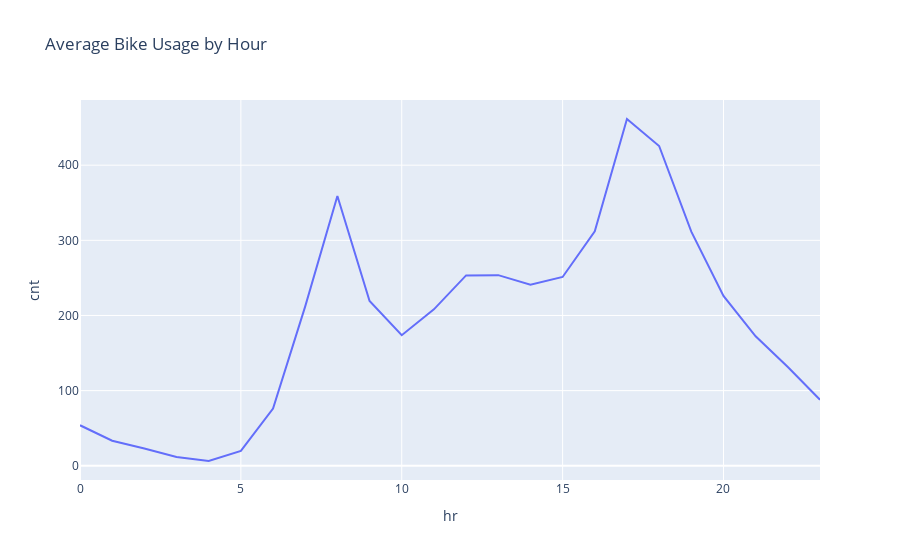
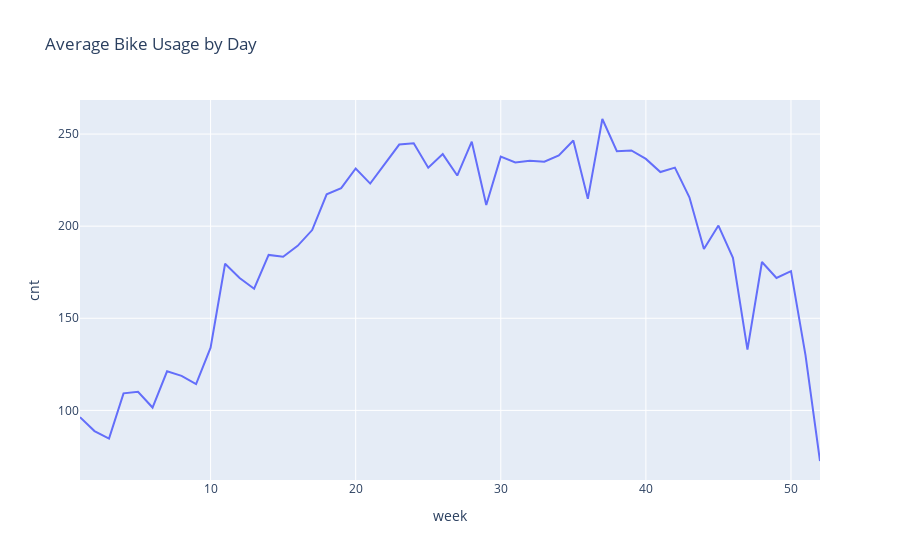
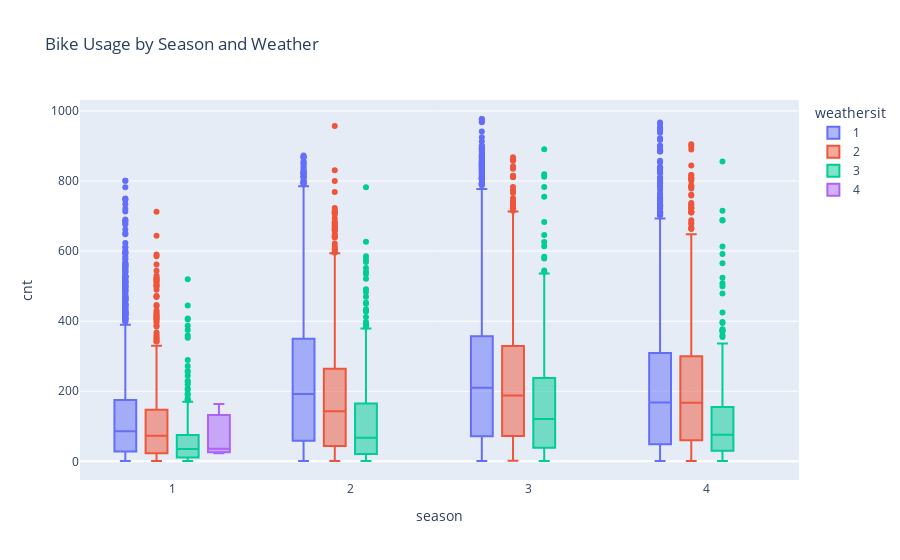

These figures' notebook cell, in order:
### Code cell
# Plot average bike usage by hour
hourly_usage = df.groupby('hr')['cnt'].mean().reset_index()
fig = px.line(hourly_usage, x='hr', y='cnt', title='Average Bike Usage by Hour')
fig.show()

# Plot average bike usage by week
hourly_usage = df.groupby('week')['cnt'].mean().reset_index()
fig = px.line(hourly_usage, x='week', y='cnt', title='Average Bike Usage by Day')
fig.show()

# Plot bike usage by season and weather
fig = px.box(df, x='season', y='cnt', color='weathersit', title='Bike Usage by Season and Weather')
fig.show()

# we see that hour cyclicality plays a role and seasonal as well
# this visually confirms our suspicions from before
# we also see that the heavy rain only happens in the first quarter of the year, perhaps the rain categorical will be redundant

### Figure 1 — Plotly figure (JSON) as saved in the notebook; plotly's stock layout.template omitted (floating-point values rounded to 4 significant figures)
{"data": [{"hovertemplate": "hr=%{x}<br>cnt=%{y}<extra></extra>", "legendgroup": "", "line": {"color": "#636efa", "dash": "solid"}, "marker": {"symbol": "circle"}, "mode": "lines", "name": "", "orientation": "v", "showlegend": false, "type": "scatter", "x": [0, 1, 2, 3, 4, 5, 6, 7, 8, 9, 10, 11, 12, 13, 14, 15, 16, 17, 18, 19, 20, 21, 22, 23], "xaxis": "x", "y": [53.9, 33.38, 22.87, 11.73, 6.353, 19.89, 76.04, 212.1, 359.0, 219.3, 173.7, 208.1, 253.3, 253.7, 240.9, 251.2, 312.0, 461.5, 425.5, 311.5, 226.0, 172.3, 131.3, 87.83], "yaxis": "y"}], "layout": {"legend": {"tracegroupgap": 0}, "title": {"text": "Average Bike Usage by Hour"}, "xaxis": {"anchor": "y", "domain": [0, 1], "title": {"text": "hr"}}, "yaxis": {"anchor": "x", "domain": [0, 1], "title": {"text": "cnt"}}}}

### Figure 2 — Plotly figure (JSON) as saved in the notebook; plotly's stock layout.template omitted (floating-point values rounded to 4 significant figures)
{"data": [{"hovertemplate": "week=%{x}<br>cnt=%{y}<extra></extra>", "legendgroup": "", "line": {"color": "#636efa", "dash": "solid"}, "marker": {"symbol": "circle"}, "mode": "lines", "name": "", "orientation": "v", "showlegend": false, "type": "scatter", "x": [1, 2, 3, 4, 5, 6, 7, 8, 9, 10, 11, 12, 13, 14, 15, 16, 17, 18, 19, 20, 21, 22, 23, 24, 25, 26, 27, 28, 29, 30, 31, 32, 33, 34, 35, 36, 37, 38, 39, 40, 41, 42, 43, 44, 45, 46, 47, 48, 49, 50, 51, 52], "xaxis": "x", "y": [96.34, 88.76, 84.72, 109.2, 110.1, 101.6, 121.2, 118.7, 114.3, 134.0, 179.6, 171.9, 166.1, 184.4, 183.4, 189.3, 197.9, 217.3, 220.7, 231.3, 223.1, 233.5, 244.3, 245.0, 231.7, 239.1, 227.5, 245.8, 211.5, 237.7, 234.6, 235.4, 235, 238.4, 246.5, 214.8, 258.2, 240.7, 241.1, 236.5, 229.4, 231.8, 215.7, 187.6, 200.3, 182.8, 133.0, 180.5, 171.9, 175.6, 130.0, 72.53], "yaxis": "y"}], "layout": {"legend": {"tracegroupgap": 0}, "title": {"text": "Average Bike Usage by Day"}, "xaxis": {"anchor": "y", "domain": [0, 1], "title": {"text": "week"}}, "yaxis": {"anchor": "x", "domain": [0, 1], "title": {"text": "cnt"}}}}

### Figure 3 — Plotly figure (JSON) as saved in the notebook; plotly's stock layout.template omitted (floating-point values rounded to 4 significant figures; data arrays with more than 128 entries replaced by an {"elided": "..."} marker saying what was removed)
{"data": [{"alignmentgroup": "True", "hovertemplate": "weathersit=1<br>season=%{x}<br>cnt=%{y}<extra></extra>", "legendgroup": "1", "marker": {"color": "#636efa"}, "name": "1", "notched": false, "offsetgroup": "1", "orientation": "v", "showlegend": true, "type": "box", "x": {"elided": "11413 int values"}, "x0": " ", "xaxis": "x", "y": {"elided": "11413 int values"}, "y0": " ", "yaxis": "y"}, {"alignmentgroup": "True", "hovertemplate": "weathersit=2<br>season=%{x}<br>cnt=%{y}<extra></extra>", "legendgroup": "2", "marker": {"color": "#EF553B"}, "name": "2", "notched": false, "offsetgroup": "2", "orientation": "v", "showlegend": true, "type": "box", "x": {"elided": "4544 int values"}, "x0": " ", "xaxis": "x", "y": {"elided": "4544 int values"}, "y0": " ", "yaxis": "y"}, {"alignmentgroup": "True", "hovertemplate": "weathersit=3<br>season=%{x}<br>cnt=%{y}<extra></extra>", "legendgroup": "3", "marker": {"color": "#00cc96"}, "name": "3", "notched": false, "offsetgroup": "3", "orientation": "v", "showlegend": true, "type": "box", "x": {"elided": "1419 int values"}, "x0": " ", "xaxis": "x", "y": {"elided": "1419 int values"}, "y0": " ", "yaxis": "y"}, {"alignmentgroup": "True", "hovertemplate": "weathersit=4<br>season=%{x}<br>cnt=%{y}<extra></extra>", "legendgroup": "4", "marker": {"color": "#ab63fa"}, "name": "4", "notched": false, "offsetgroup": "4", "orientation": "v", "showlegend": true, "type": "box", "x": [1, 1, 1], "x0": " ", "xaxis": "x", "y": [36, 164, 23], "y0": " ", "yaxis": "y"}], "layout": {"boxmode": "group", "legend": {"title": {"text": "weathersit"}, "tracegroupgap": 0}, "title": {"text": "Bike Usage by Season and Weather"}, "xaxis": {"anchor": "y", "domain": [0, 1], "title": {"text": "season"}}, "yaxis": {"anchor": "x", "domain": [0, 1], "title": {"text": "cnt"}}}}
